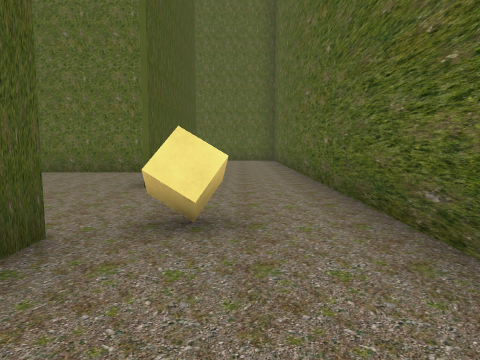
view 1 (above)

24 first-person views from a walk through a 3-D level made in the Unity game engine. The camera is 1.4 m above the floor, tilts 6° down and sees 70° across. The floor is counted in squares, 2 m on a side. Each view is taken from the middle of a square. On the plan, view 1 faces up. The plan holds only what a view shows up to about 11 squares ahead; the rest is blank. The place goes on beyond the plan. The player is left out.

view 2
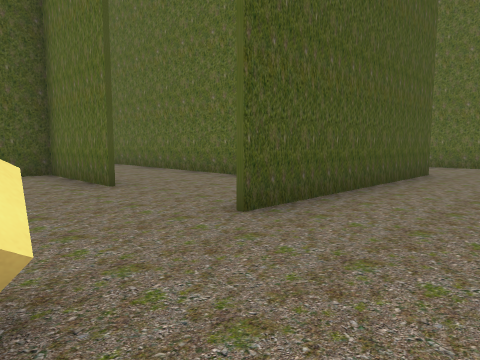

view 3
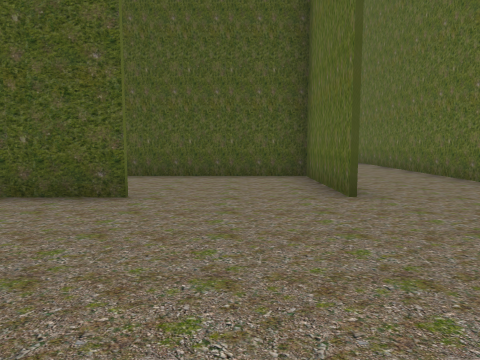

view 4
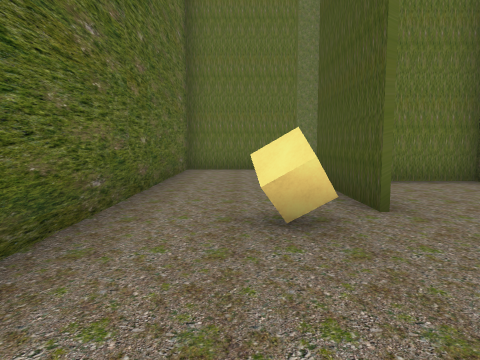

view 5
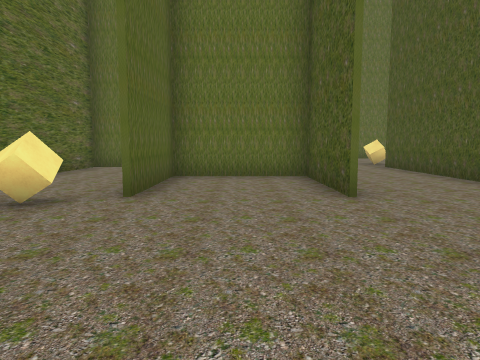

view 6
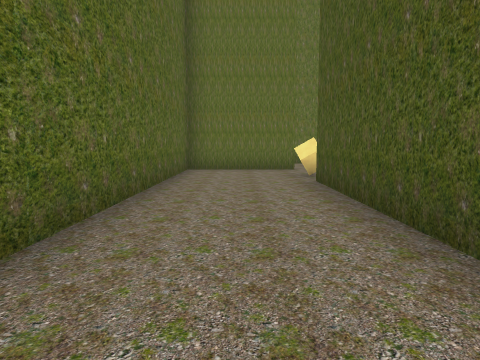

view 7
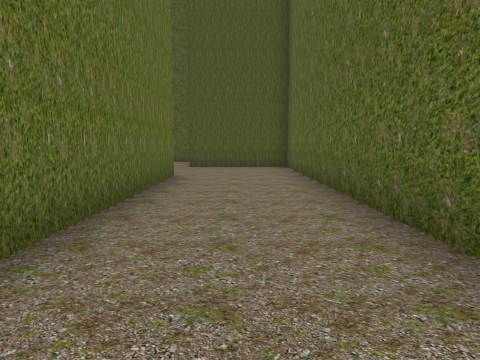

view 8
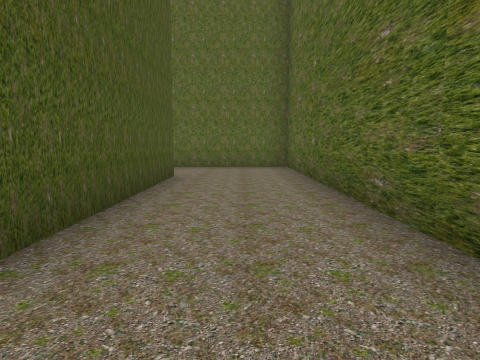

view 9
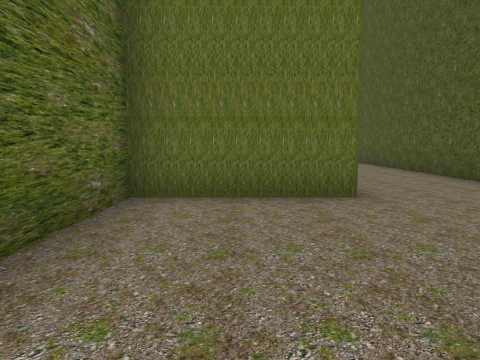

view 10
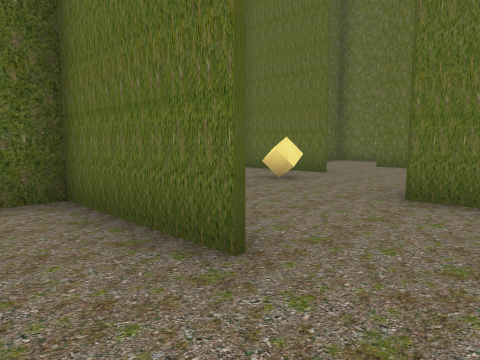

view 11
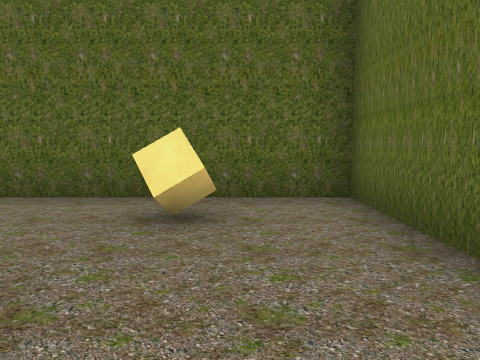

view 12
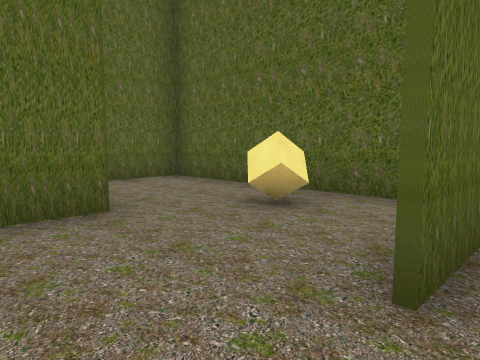

view 13
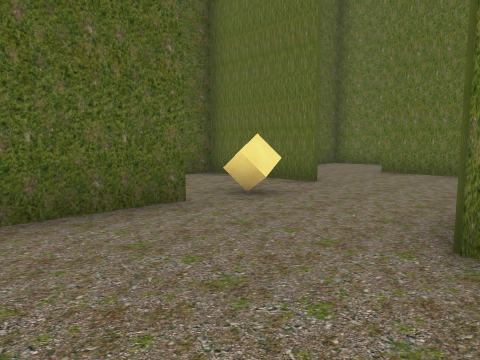

view 14
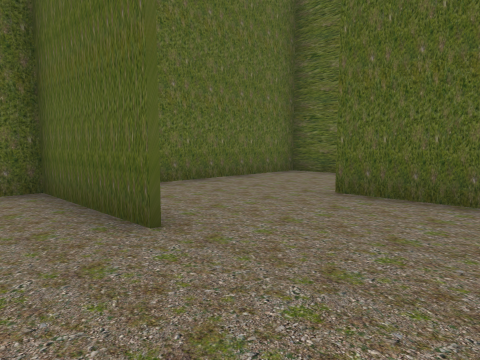

view 15
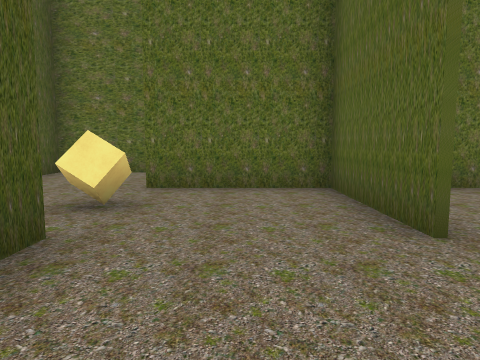

view 16
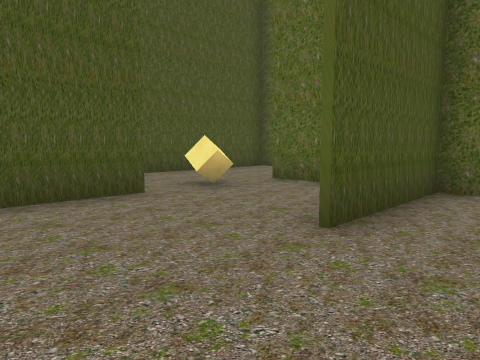

view 17
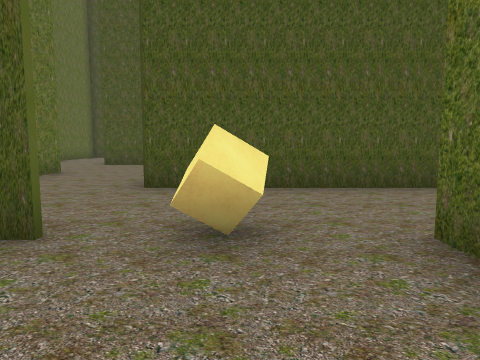

view 18
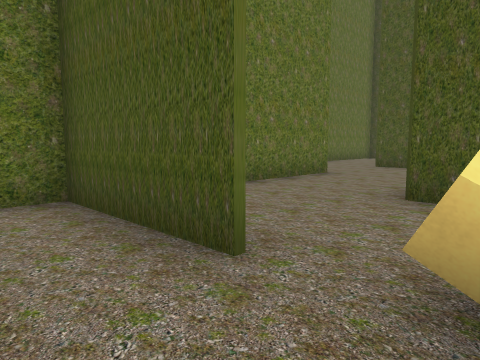

view 19
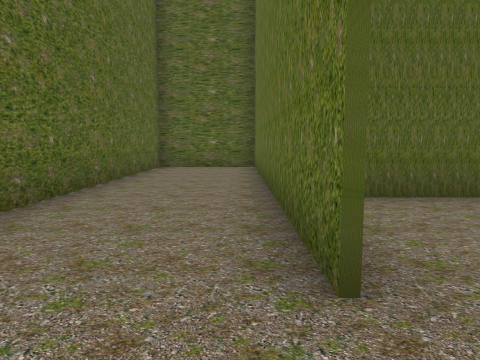

view 20
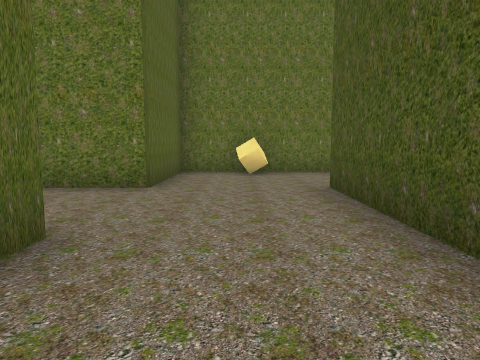

view 21
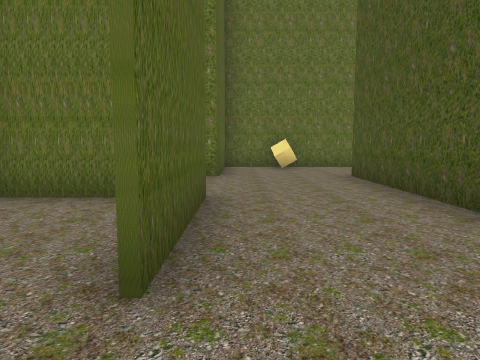

view 22
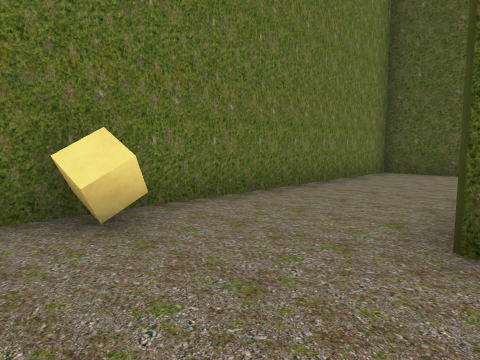

view 23
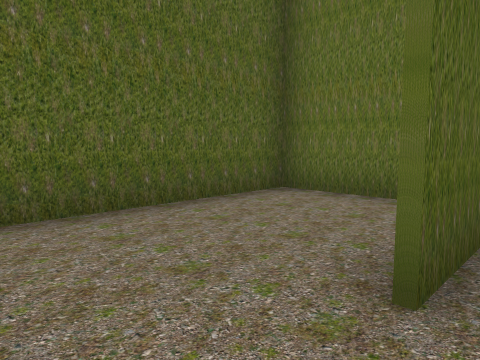

view 24
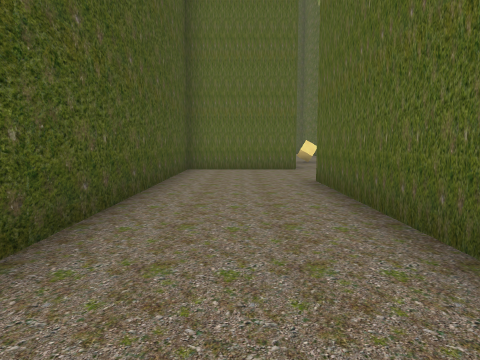

### Floor plan
Points are (right, up) in squares from view 1. A wall is a line through its corners. A room is listed if a view was taken in it or the views show most of it. See-through windows are left out.
Room 1 (views 1, 2, 3, 4, 5, 6, 7, 8, 9)
walls: (-4.5, -0.5) (-1.5, -0.5) (-1.5, 2.5); (-4.4, 2.6) (-4.4, -0.9); (-7.5, 5.5) (-7.5, -3.5); (-4.4, 5.5) (-7, 5.5); (-1.4, 2.5) (-1.4, -0.6); (-7.6, -3.6) (-7.6, -0.9); (-10.5, 5.6) (-5, 5.6); (-0.5, -3.5) (1.5, -3.5) (1.5, 13.9); (-7.6, -6.5) (-4.6, -6.5) (-4.6, 1); (-2.2, 8.5) (-13.4, 8.5) (-13.4, 5.4); (-1.4, 11.5) (-1.4, 5.5); (1.5, 14.4) (-1.5, 14.4)
ways out: opening at (-10, -2.5) to room 3; opening at (-1, 12.5) to room 4; opening at (-1, -2.5) to room 7; opening at (-8.5, -7)
objects: cube (-8, -5); cube (0, 3)
Room 2 (views 10, 11)
walls: (-10.4, 2.4) (-11.5, 2.4); (-10.6, -0.5) (-7.5, -0.5); (-7.6, -0.9) (-7.6, 5.5); (-7, 5.5) (-9.2, 5.5)
ways out: opening at (-11.5, -1) to room 3
objects: cube (-9, 2)
Room 3 (views 12, 13)
walls: (-11.2, -3.5) (-10.4, -3.5); (-9.2, -0.6) (-10.5, -0.6)
ways out: opening at (-10, -2.5) to room 1; opening at (-11.5, -1) to room 2
Room 4 (views 14, 15, 16, 17, 18)
walls: (-4.6, 11.4) (-4.6, 14.5); (-1.5, 9.8) (-1.5, 11.5); (-4.4, 14.5) (-4.4, 11.5); (-7.5, 11.6) (-7.5, 8.6); (-1.5, 14.4) (-7.5, 14.4)
ways out: opening at (-1, 12.5) to room 1; opening at (-7, 12.5) to room 6
Room 5 (view 19)
walls: (-7.5, 14.5) (1.2, 14.5); (-8.2, 17.4) (-10.4, 17.4) (-10.4, 14.4); (1.5, 13.9) (1.5, 17.4) (-5.6, 17.4)
ways out: opening at (-8.5, 14) to room 6
Room 6 (views 20, 21, 22, 23)
walls: (-13.6, 8.6) (-10.5, 8.6); (-13.6, 11.5) (-13.6, 14.5); (-10.4, 14.4) (-10.4, 11.4); (-16.5, 12.6) (-16.5, 8.4)
ways out: opening at (-7, 12.5) to room 4; opening at (-8.5, 14) to room 5; opening at (-13, 15.5) to room 8; opening at (-14.5, 8)
objects: cube (-8, 13)
Room 7 (view 24)
walls: (-1.5, -8) (-1.5, -3.5) (-0.5, -3.5); (-1.4, -0.6) (-4.5, -0.6); (-4.4, -0.9) (-4.4, -10.1)
ways out: opening at (-1, -2.5) to room 1
Room 8 (no view inside)
walls: (-12.4, 11.5) (-10.5, 11.5) (-10.5, 15.5)
ways out: opening at (-13, 15.5) to room 6

Where each view was taken, in squares from view 1:
view 1: 0 up, 0 right, facing up
view 2: 3 up, 1 right, facing up-left
view 3: 4 up, 0 right, facing left
view 4: 6 up, 0 right, facing down
view 5: 7 up, 3 left, facing down
view 6: 3 up, 6 left, facing down
view 7: 7 up, 3 left, facing left
view 8: 4 up, 0 right, facing up
view 9: 1 up, 0 right, facing down
view 10: 1 up, 12 left, facing down-right
view 11: 1 up, 12 left, facing right
view 12: 1 down, 12 left, facing up-right
view 13: 1 down, 11 left, facing down-right
view 14: 9 up, 6 left, facing up-right
view 15: 9 up, 6 left, facing up
view 16: 9 up, 3 left, facing up-left
view 17: 13 up, 5 left, facing left
view 18: 13 up, 6 left, facing down-left
view 19: 15 up, 9 left, facing right
view 20: 14 up, 15 left, facing down
view 21: 16 up, 14 left, facing down
view 22: 9 up, 14 left, facing down-left
view 23: 16 up, 14 left, facing down-right
view 24: 10 down, 3 left, facing up
